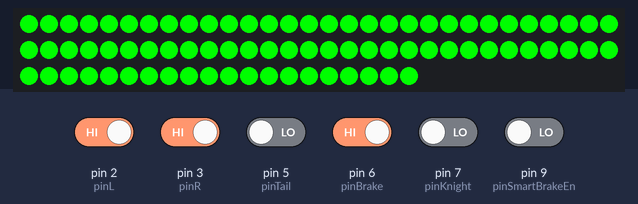
This sketch was run on a simulated Arduino Uno, built with avr-gcc and run on an emulated ATmega328P. On the bench: 80 RGB LEDs in strip order, left to right, continuing on the next row. Inputs (shaded band) come from the test bench; at power-on: pin 2 (pinL), pin 3 (pinR), pin 6 (pinBrake) HIGH, pin 5 (pinTail), pin 7 (pinKnight), pin 9 (pinSmartBrakeEn) LOW. Colours are those a GRB WS2812 strip shows for the declared byte order.

Above: at 1.2 s.
1.3 s: pin 6 (pinBrake) driven LOW
At 1.75 s:
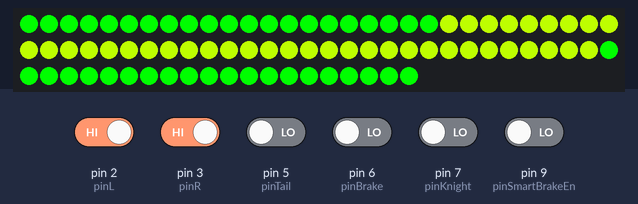
3.4 s: pin 2 (pinL) driven LOW
At 4.67 s:
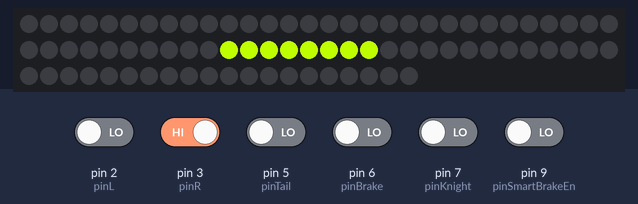
6.0 s: pin 2 (pinL) driven HIGH
At 7.23 s:
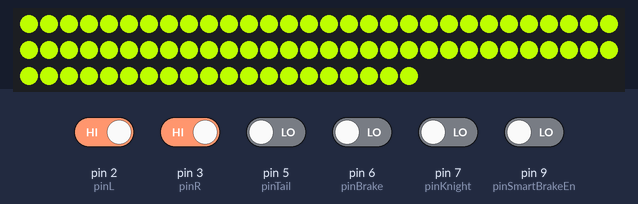
9.0 s: pin 3 (pinR) driven LOW
At 9.84 s:
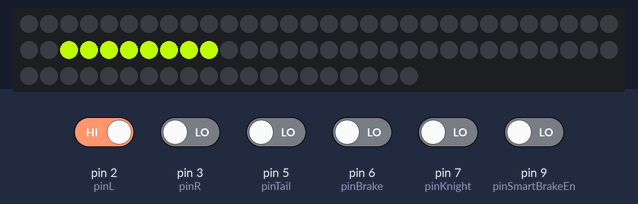
11.1 s: pin 3 (pinR) driven HIGH
At 12.18 s:
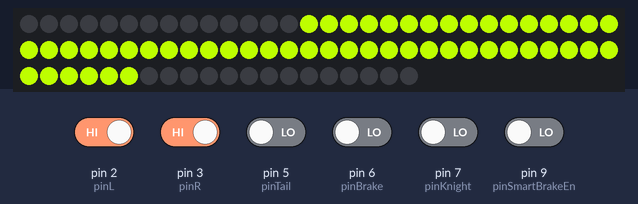
14.1 s: pin 6 (pinBrake) driven HIGH
At 15.7 s:
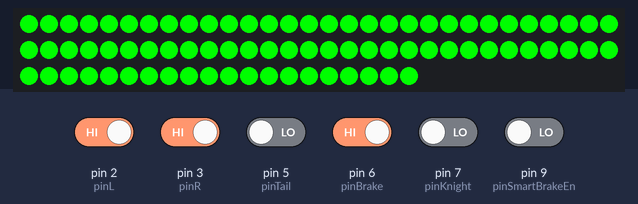
Timing chart, 0 to 17.2 s (numbered marks = the images above; inputs shaded):
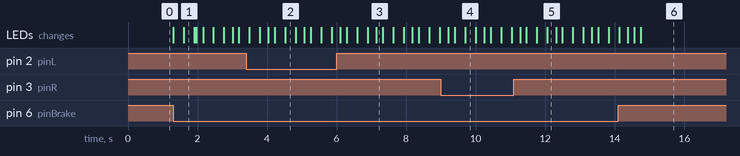

The sketch:

VZR1800_multifunctional_Rear_Tail_LED_light.ino
```cpp
#include <FastLED.h>

#define NUM_LEDS 80
#define DATA_PIN 13
#define LED_TYPE WS2812B
#define COLOR_ORDER RGB

CRGB leds[NUM_LEDS];

const int pinL = 2;
const int pinR = 3;
const int pinTail = 5;
const int pinKnight = 7;
const int pinBrake = 6;
const int pinSmartBrakeEn = 9;

int half = NUM_LEDS / 2;
int stateLT = 0;
int stateRT = 0;
bool brakeActive = false;
bool lastStaticState = false;

unsigned long lastDebounceL = 0;
unsigned long lastDebounceR = 0;
const int debounceDelay = 50;

// REGULIAVIMAS
int animSpeed = 13;
int offDelay = 180;
int extraFlashes = 3;
unsigned long turnColor = 0xFFBF00; // Gintarinė spalva

void setup() {
  pinMode(pinL, INPUT);
  pinMode(pinR, INPUT);
  pinMode(pinKnight, INPUT);
  pinMode(pinBrake, INPUT);
  pinMode(pinTail, INPUT);
  pinMode(pinSmartBrakeEn, INPUT);

  FastLED.addLeds<LED_TYPE, DATA_PIN, COLOR_ORDER>(leds, NUM_LEDS).setCorrection(TypicalLEDStrip);
  FastLED.setBrightness(250); //juostos ryskumas
  fill_solid(leds, NUM_LEDS, CRGB::Black);
  FastLED.show();
}

// ŠIAURĖJANTI KOMETOS UODEGA
void shrinkToCenter(int speedMs) {
  for (int i = 0; i < half + 30; i++) {
    for (int j = 0; j < half; j++) {
      if (j <= i) {
        leds[j].fadeToBlackBy(50);
        leds[NUM_LEDS - 1 - j].fadeToBlackBy(50);
      }
    }
    FastLED.show();
    delay(speedMs);
  }
  fill_solid(leds, NUM_LEDS, CRGB::Black);
  FastLED.show();
}

// PAGRINDINIS REŽIMAS: PIN 7 (pinKnight) valdo Knight Rider
void handleStaticLights() {
  if (digitalRead(pinKnight) == HIGH) {
    fadeToBlackBy(leds, NUM_LEDS, 45); //Mažesnis skaičius (pvz., 20): Padarys uodegą ilgą. Didesnis skaičius (pvz., 80): Padarys uodegą trumpą.
    int pos = beatsin16(15, 0, NUM_LEDS - 1); //Jei norite pakeisti, kaip greitai „akis“ laksto pirmyn-atgal:25=greiciau, 10=leciau
    leds[pos] = CRGB::Red;
    if(pos > 0) leds[pos-1] = CRGB::Red;
    if(pos < NUM_LEDS-1) leds[pos+1] = CRGB::Red;
  }
  // Jei norite, kad PIN 5 (pinTail) rodytų paprastą Tail light, galite pridėti sąlygą čia
  else if (digitalRead(pinTail) == HIGH) {
    fill_solid(leds, NUM_LEDS, CHSV(0, 255, 60));
  }
  else {
    fill_solid(leds, NUM_LEDS, CRGB::Black);
  }
  FastLED.show();
}

void handleBrake() {
  bool smartEnabled = digitalRead(pinSmartBrakeEn);
  if (smartEnabled && !brakeActive) {
    for (int i = 0; i < 3; i++) {
      fill_solid(leds, NUM_LEDS, CRGB::Red);
      FastLED.show();
      delay(60);
      fill_solid(leds, NUM_LEDS, CRGB::Black);
      FastLED.show();
      delay(60);
    }
    brakeActive = true;
  }
  fill_solid(leds, NUM_LEDS, CRGB::Red);
  FastLED.show();
}

void runLeft() {
  for (int i = 0; i < half; i++) {
    leds[half - 1 - i] = turnColor;
    FastLED.show();
    delay(animSpeed);
  }
  delay(offDelay);
  for (int i = 0; i < half; i++) leds[half - 1 - i] = CRGB::Black;
  FastLED.show();
  delay(offDelay);
  if (digitalRead(pinL) == LOW) {
    stateLT++;
    if (stateLT > extraFlashes) stateLT = 0;
  }
}

void runRight() {
  for (int i = 0; i < half; i++) {
    leds[half + i] = turnColor;
    FastLED.show();
    delay(animSpeed);
  }
  delay(offDelay);
  for (int i = 0; i < half; i++) leds[half + i] = CRGB::Black;
  FastLED.show();
  delay(offDelay);
  if (digitalRead(pinR) == LOW) {
    stateRT++;
    if (stateRT > extraFlashes) stateRT = 0;
  }
}

void runHazard() {
  for (int i = 0; i < half; i++) {
    leds[half - 1 - i] = turnColor;
    leds[half + i] = turnColor;
    FastLED.show();
    delay(animSpeed);
  }
  delay(offDelay);
  fill_solid(leds, NUM_LEDS, CRGB::Black);
  FastLED.show();
  delay(offDelay);
  stateLT = 0; stateRT = 0;
}

void loop() {
  bool readL = digitalRead(pinL);
  bool readR = digitalRead(pinR);
  bool readBrake = digitalRead(pinBrake);
  bool currentStatic = (digitalRead(pinKnight) == HIGH || digitalRead(pinTail) == HIGH);

  if (!readBrake && brakeActive) {
    shrinkToCenter(15);
    brakeActive = false;
  }

  if (readL) {
    if (millis() - lastDebounceL > debounceDelay && stateLT == 0) stateLT = 1;
  } else { lastDebounceL = millis(); }

  if (readR) {
    if (millis() - lastDebounceR > debounceDelay && stateRT == 0) stateRT = 1;
  } else { lastDebounceR = millis(); }

  if (readBrake) {
    handleBrake();
  }
  else if (readL && readR) {
    runHazard();
  }
  else if (stateLT > 0) {
    runLeft();
  }
  else if (stateRT > 0) {
    runRight();
  }
  else {
    if (lastStaticState == true && currentStatic == false) {
      shrinkToCenter(15);
    }
    handleStaticLights();
  }
  lastStaticState = currentStatic;
}
```

Measured:
- after the input at 1.3 s, the LEDs: first change at once (image 1 shows a later state)
- after the input at 14.1 s, the LEDs: first differ from a run without the input after 0.64 s (image 6)
